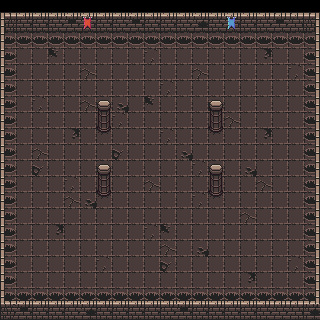

A level layout from a 2D game, rendered from its tile map. Below: a short description, then the map file with its tile-grid data intact:
An orthogonal 20x20 tile map with 16x16 px tiles, 4 tile layers (Ground, PillarBase, Pillar, Wall) and 2 objects (2x spike).

<map version="1.5" tiledversion="1.5.0" orientation="orthogonal" renderorder="right-down" width="20" height="20" tilewidth="16" tileheight="16" infinite="0" nextlayerid="8" nextobjectid="4">
 <editorsettings>
  <export target="../trial-1.json" format="json" />
 </editorsettings>
 <tileset firstgid="1" source="../../tiles/sources/tile_all-in-one-2.tsx" />
 <layer id="1" name="Ground" width="20" height="20" locked="1">
  <data encoding="csv">
0,0,0,0,0,0,0,0,0,0,0,0,0,0,0,0,0,0,0,0,
0,0,0,0,0,0,0,0,0,0,0,0,0,0,0,0,0,0,0,0,
295,295,295,295,295,295,295,295,295,295,295,295,295,295,295,295,295,295,295,295,
295,130,130,195,130,130,130,130,130,132,130,130,130,130,130,130,194,130,130,295,
295,130,130,130,130,131,130,130,130,130,130,130,131,130,130,130,130,130,132,295,
295,130,130,130,130,130,130,130,130,130,132,130,130,130,130,130,130,130,130,295,
295,130,132,130,130,131,130,164,130,195,130,130,130,162,130,130,130,130,130,295,
295,130,130,130,130,130,130,132,130,130,130,130,130,130,131,130,130,130,130,295,
295,130,130,130,194,130,130,130,130,130,132,130,130,130,130,130,194,130,130,295,
295,130,131,130,130,130,130,162,130,130,130,164,130,130,130,130,130,130,130,295,
295,130,162,130,130,130,130,130,130,130,130,130,132,130,130,164,130,130,130,295,
295,130,130,130,132,130,130,130,130,131,130,130,130,130,130,130,131,130,130,295,
295,130,130,130,131,164,130,130,130,130,130,130,132,130,130,130,130,130,130,295,
295,130,130,130,130,130,130,130,130,130,130,130,130,130,130,131,130,130,130,295,
295,130,130,194,130,130,130,130,130,132,195,130,130,130,130,130,130,130,130,295,
295,130,130,130,130,130,130,130,130,130,131,130,164,130,130,130,130,130,130,295,
295,130,130,130,130,130,132,130,130,130,162,130,130,130,130,130,130,130,132,295,
295,130,130,130,130,130,130,130,130,130,130,130,130,130,130,194,130,130,130,295,
295,295,295,295,295,295,295,295,295,295,295,295,295,295,295,295,295,295,295,295,
295,295,295,295,295,295,295,295,295,295,295,295,295,295,295,295,295,295,295,295
</data>
 </layer>
 <layer id="6" name="PillarBase" width="20" height="20" locked="1">
  <data encoding="csv">
0,0,0,0,0,0,0,0,0,0,0,0,0,0,0,0,0,0,0,0,
0,0,0,0,0,0,0,0,0,0,0,0,0,0,0,0,0,0,0,0,
0,0,0,0,0,0,0,0,0,0,0,0,0,0,0,0,0,0,0,0,
0,0,0,0,0,0,0,0,0,0,0,0,0,0,0,0,0,0,0,0,
0,0,0,0,0,0,0,0,0,0,0,0,0,0,0,0,0,0,0,0,
0,0,0,0,0,0,0,0,0,0,0,0,0,0,0,0,0,0,0,0,
0,0,0,0,0,0,0,0,0,0,0,0,0,0,0,0,0,0,0,0,
0,0,0,0,0,0,0,0,0,0,0,0,0,0,0,0,0,0,0,0,
0,0,0,0,0,0,230,0,0,0,0,0,0,230,0,0,0,0,0,0,
0,0,0,0,0,0,0,0,0,0,0,0,0,0,0,0,0,0,0,0,
0,0,0,0,0,0,0,0,0,0,0,0,0,0,0,0,0,0,0,0,
0,0,0,0,0,0,0,0,0,0,0,0,0,0,0,0,0,0,0,0,
0,0,0,0,0,0,230,0,0,0,0,0,0,230,0,0,0,0,0,0,
0,0,0,0,0,0,0,0,0,0,0,0,0,0,0,0,0,0,0,0,
0,0,0,0,0,0,0,0,0,0,0,0,0,0,0,0,0,0,0,0,
0,0,0,0,0,0,0,0,0,0,0,0,0,0,0,0,0,0,0,0,
0,0,0,0,0,0,0,0,0,0,0,0,0,0,0,0,0,0,0,0,
0,0,0,0,0,0,0,0,0,0,0,0,0,0,0,0,0,0,0,0,
0,0,0,0,0,0,0,0,0,0,0,0,0,0,0,0,0,0,0,0,
0,0,0,0,0,0,0,0,0,0,0,0,0,0,0,0,0,0,0,0
</data>
 </layer>
 <layer id="5" name="Pillar" width="20" height="20" locked="1">
  <data encoding="csv">
0,0,0,0,0,0,0,0,0,0,0,0,0,0,0,0,0,0,0,0,
0,0,0,0,0,0,0,0,0,0,0,0,0,0,0,0,0,0,0,0,
0,0,0,0,0,0,0,0,0,0,0,0,0,0,0,0,0,0,0,0,
0,0,0,0,0,0,0,0,0,0,0,0,0,0,0,0,0,0,0,0,
0,0,0,0,0,0,0,0,0,0,0,0,0,0,0,0,0,0,0,0,
0,0,0,0,0,0,0,0,0,0,0,0,0,0,0,0,0,0,0,0,
0,0,0,0,0,0,166,0,0,0,0,0,0,166,0,0,0,0,0,0,
0,0,0,0,0,0,198,0,0,0,0,0,0,198,0,0,0,0,0,0,
0,0,0,0,0,0,0,0,0,0,0,0,0,0,0,0,0,0,0,0,
0,0,0,0,0,0,0,0,0,0,0,0,0,0,0,0,0,0,0,0,
0,0,0,0,0,0,166,0,0,0,0,0,0,166,0,0,0,0,0,0,
0,0,0,0,0,0,198,0,0,0,0,0,0,198,0,0,0,0,0,0,
0,0,0,0,0,0,0,0,0,0,0,0,0,0,0,0,0,0,0,0,
0,0,0,0,0,0,0,0,0,0,0,0,0,0,0,0,0,0,0,0,
0,0,0,0,0,0,0,0,0,0,0,0,0,0,0,0,0,0,0,0,
0,0,0,0,0,0,0,0,0,0,0,0,0,0,0,0,0,0,0,0,
0,0,0,0,0,0,0,0,0,0,0,0,0,0,0,0,0,0,0,0,
0,0,0,0,0,0,0,0,0,0,0,0,0,0,0,0,0,0,0,0,
0,0,0,0,0,0,0,0,0,0,0,0,0,0,0,0,0,0,0,0,
0,0,0,0,0,0,0,0,0,0,0,0,0,0,0,0,0,0,0,0
</data>
 </layer>
 <layer id="2" name="Wall" width="20" height="20" locked="1">
  <data encoding="csv">
227,2,2,2,2,2,2,2,2,2,2,2,2,2,2,2,2,3,4,228,
259,34,34,34,68,66,34,34,68,34,34,34,100,34,67,34,34,68,36,260,
258,0,0,0,0,0,0,0,0,0,0,0,0,0,0,0,0,0,0,257,
258,0,0,0,0,0,0,0,0,0,0,0,0,0,0,0,0,0,0,257,
258,0,0,0,0,0,0,0,0,0,0,0,0,0,0,0,0,0,0,257,
258,0,0,0,0,0,0,0,0,0,0,0,0,0,0,0,0,0,0,257,
258,0,0,0,0,0,0,0,0,0,0,0,0,0,0,0,0,0,0,257,
258,0,0,0,0,0,0,0,0,0,0,0,0,0,0,0,0,0,0,257,
258,0,0,0,0,0,0,0,0,0,0,0,0,0,0,0,0,0,0,257,
258,0,0,0,0,0,0,0,0,0,0,0,0,0,0,0,0,0,0,257,
258,0,0,0,0,0,0,0,0,0,0,0,0,0,0,0,0,0,0,257,
258,0,0,0,0,0,0,0,0,0,0,0,0,0,0,0,0,0,0,257,
258,0,0,0,0,0,0,0,0,0,0,0,0,0,0,0,0,0,0,257,
258,0,0,0,0,0,0,0,0,0,0,0,0,0,0,0,0,0,0,257,
258,0,0,0,0,0,0,0,0,0,0,0,0,0,0,0,0,0,0,257,
258,0,0,0,0,0,0,0,0,0,0,0,0,0,0,0,0,0,0,257,
258,0,0,0,0,0,0,0,0,0,0,0,0,0,0,0,0,0,0,257,
258,0,0,0,0,0,0,0,0,0,0,0,0,0,0,0,0,0,0,257,
291,2,2,2,2,2,2,2,2,2,2,2,2,2,2,2,2,3,4,292,
323,68,34,34,34,100,34,34,34,34,34,68,34,34,34,34,34,35,36,100
</data>
 </layer>
 <objectgroup id="7" name="Spike" locked="1">
  <object id="2" name="spike" x="152" y="146">
   <point />
  </object>
  <object id="3" name="spike" x="168" y="146">
   <point />
  </object>
 </objectgroup>
</map>
